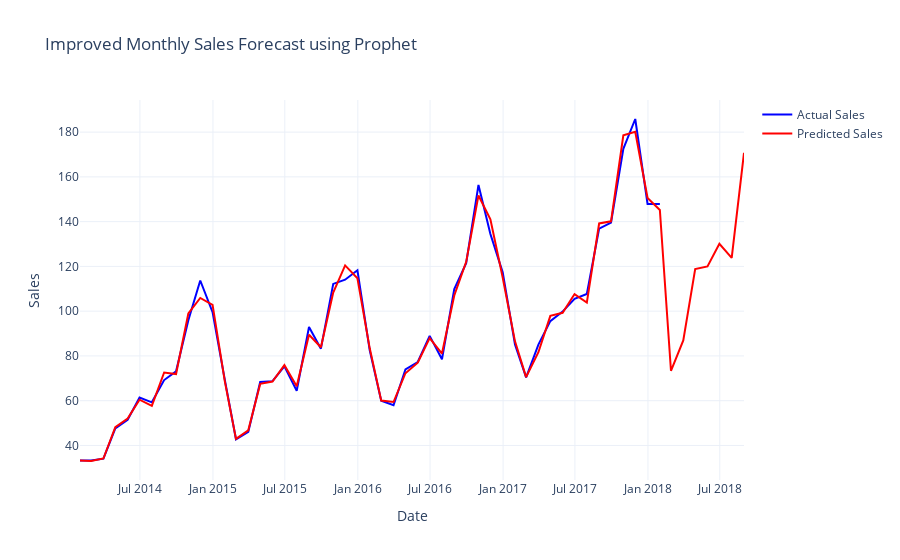

Notebook cell for this chart:
### Markdown cell above
### all code Prophet Model

### Code cell
import pandas as pd
import numpy as np
from prophet import Prophet
import plotly.graph_objects as go
df1['Ship Date'] = pd.to_datetime(df1['Ship Date'])

# Step 2: Aggregate Monthly Sales
df_monthly = df1.resample('M', on='Ship Date')['Sales'].sum().reset_index()
df_monthly = df_monthly.rename(columns={'Ship Date': 'ds', 'Sales': 'y'})

# Step 3: Smooth Sales to reduce noise (rolling mean)
df_monthly['y'] = df_monthly['y'].rolling(window=3, center=True).mean().fillna(method='bfill').fillna(method='ffill')

# Optional: Log transformation (comment this out if you don't want log)
log_transform = True
if log_transform:
    df_monthly['y'] = np.log1p(df_monthly['y'])

# Step 4: Define and Tune Prophet Model
model = Prophet(
    yearly_seasonality=True,
    weekly_seasonality=False,
    changepoint_prior_scale=0.5,       # control trend flexibility
    seasonality_prior_scale=20         # control seasonality flexibility
)

# Optional: Add custom quarterly seasonality
model.add_seasonality(name='quarterly', period=91.25, fourier_order=8)

# Step 5: Fit Model
model.fit(df_monthly)

# Step 6: Forecast Next 12 Months
future = model.make_future_dataframe(periods=7, freq='M')
forecast = model.predict(future)

# Revert log if used
if log_transform:
    df_monthly['y'] = np.expm1(df_monthly['y'])
    forecast['yhat'] = np.expm1(forecast['yhat'])

# Step 7: Plot Results
fig = go.Figure()
fig.add_trace(go.Scatter(x=df_monthly['ds'], y=df_monthly['y'],
                         mode='lines', name='Actual Sales', line=dict(color='blue')))
fig.add_trace(go.Scatter(x=forecast['ds'], y=forecast['yhat'],
                         mode='lines', name='Predicted Sales', line=dict(color='red')))
fig.update_layout(title='Improved Monthly Sales Forecast using Prophet',
                  xaxis_title='Date', yaxis_title='Sales', template='plotly_white')
fig.show()

### Figure 1 — Plotly figure (JSON) as saved in the notebook; plotly's stock layout.template omitted (floating-point values rounded to 4 significant figures)
{"data": [{"line": {"color": "blue"}, "mode": "lines", "name": "Actual Sales", "type": "scatter", "x": ["2014-01-31T00:00:00", "2014-02-28T00:00:00", "2014-03-31T00:00:00", "2014-04-30T00:00:00", "2014-05-31T00:00:00", "2014-06-30T00:00:00", "2014-07-31T00:00:00", "2014-08-31T00:00:00", "2014-09-30T00:00:00", "2014-10-31T00:00:00", "2014-11-30T00:00:00", "2014-12-31T00:00:00", "2015-01-31T00:00:00", "2015-02-28T00:00:00", "2015-03-31T00:00:00", "2015-04-30T00:00:00", "2015-05-31T00:00:00", "2015-06-30T00:00:00", "2015-07-31T00:00:00", "2015-08-31T00:00:00", "2015-09-30T00:00:00", "2015-10-31T00:00:00", "2015-11-30T00:00:00", "2015-12-31T00:00:00", "2016-01-31T00:00:00", "2016-02-29T00:00:00", "2016-03-31T00:00:00", "2016-04-30T00:00:00", "2016-05-31T00:00:00", "2016-06-30T00:00:00", "2016-07-31T00:00:00", "2016-08-31T00:00:00", "2016-09-30T00:00:00", "2016-10-31T00:00:00", "2016-11-30T00:00:00", "2016-12-31T00:00:00", "2017-01-31T00:00:00", "2017-02-28T00:00:00", "2017-03-31T00:00:00", "2017-04-30T00:00:00", "2017-05-31T00:00:00", "2017-06-30T00:00:00", "2017-07-31T00:00:00", "2017-08-31T00:00:00", "2017-09-30T00:00:00", "2017-10-31T00:00:00", "2017-11-30T00:00:00", "2017-12-31T00:00:00", "2018-01-31T00:00:00"], "y": [33.26, 33.26, 34.11, 47.64, 51.44, 61.43, 59.26, 69.21, 73.11, 95.95, 113.7, 99.55, 69.16, 42.75, 46.06, 68.32, 68.73, 75.33, 64.46, 92.94, 83.24, 112.2, 114.1, 118.3, 82.48, 60.0, 57.96, 73.94, 77.29, 88.95, 78.5, 109.8, 121.4, 156.4, 134.5, 117.3, 85.09, 70.43, 85.04, 95.55, 99.79, 105.5, 107.7, 136.9, 139.6, 172.5, 185.9, 147.9, 147.9]}, {"line": {"color": "red"}, "mode": "lines", "name": "Predicted Sales", "type": "scatter", "x": ["2014-01-31T00:00:00", "2014-02-28T00:00:00", "2014-03-31T00:00:00", "2014-04-30T00:00:00", "2014-05-31T00:00:00", "2014-06-30T00:00:00", "2014-07-31T00:00:00", "2014-08-31T00:00:00", "2014-09-30T00:00:00", "2014-10-31T00:00:00", "2014-11-30T00:00:00", "2014-12-31T00:00:00", "2015-01-31T00:00:00", "2015-02-28T00:00:00", "2015-03-31T00:00:00", "2015-04-30T00:00:00", "2015-05-31T00:00:00", "2015-06-30T00:00:00", "2015-07-31T00:00:00", "2015-08-31T00:00:00", "2015-09-30T00:00:00", "2015-10-31T00:00:00", "2015-11-30T00:00:00", "2015-12-31T00:00:00", "2016-01-31T00:00:00", "2016-02-29T00:00:00", "2016-03-31T00:00:00", "2016-04-30T00:00:00", "2016-05-31T00:00:00", "2016-06-30T00:00:00", "2016-07-31T00:00:00", "2016-08-31T00:00:00", "2016-09-30T00:00:00", "2016-10-31T00:00:00", "2016-11-30T00:00:00", "2016-12-31T00:00:00", "2017-01-31T00:00:00", "2017-02-28T00:00:00", "2017-03-31T00:00:00", "2017-04-30T00:00:00", "2017-05-31T00:00:00", "2017-06-30T00:00:00", "2017-07-31T00:00:00", "2017-08-31T00:00:00", "2017-09-30T00:00:00", "2017-10-31T00:00:00", "2017-11-30T00:00:00", "2017-12-31T00:00:00", "2018-01-31T00:00:00", "2018-02-28T00:00:00", "2018-03-31T00:00:00", "2018-04-30T00:00:00", "2018-05-31T00:00:00", "2018-06-30T00:00:00", "2018-07-31T00:00:00", "2018-08-31T00:00:00"], "y": [33.24, 33.05, 34.17, 48.16, 52.05, 60.44, 57.68, 72.58, 71.91, 98.97, 105.9, 102.8, 68.53, 42.94, 46.74, 67.5, 68.57, 75.86, 66.49, 89.47, 83.88, 108.3, 120.4, 114.7, 83.39, 60.04, 59.4, 72.26, 76.97, 87.99, 81.06, 107.0, 122.0, 151.7, 141.0, 115.0, 86.52, 70.53, 81.65, 97.89, 99.28, 107.6, 103.8, 139.2, 140.1, 178.5, 180.2, 150.6, 145.2, 73.37, 86.89, 118.8, 120.0, 130.1, 123.8, 170.7]}], "layout": {"title": {"text": "Improved Monthly Sales Forecast using Prophet"}, "xaxis": {"title": {"text": "Date"}}, "yaxis": {"title": {"text": "Sales"}}}}
